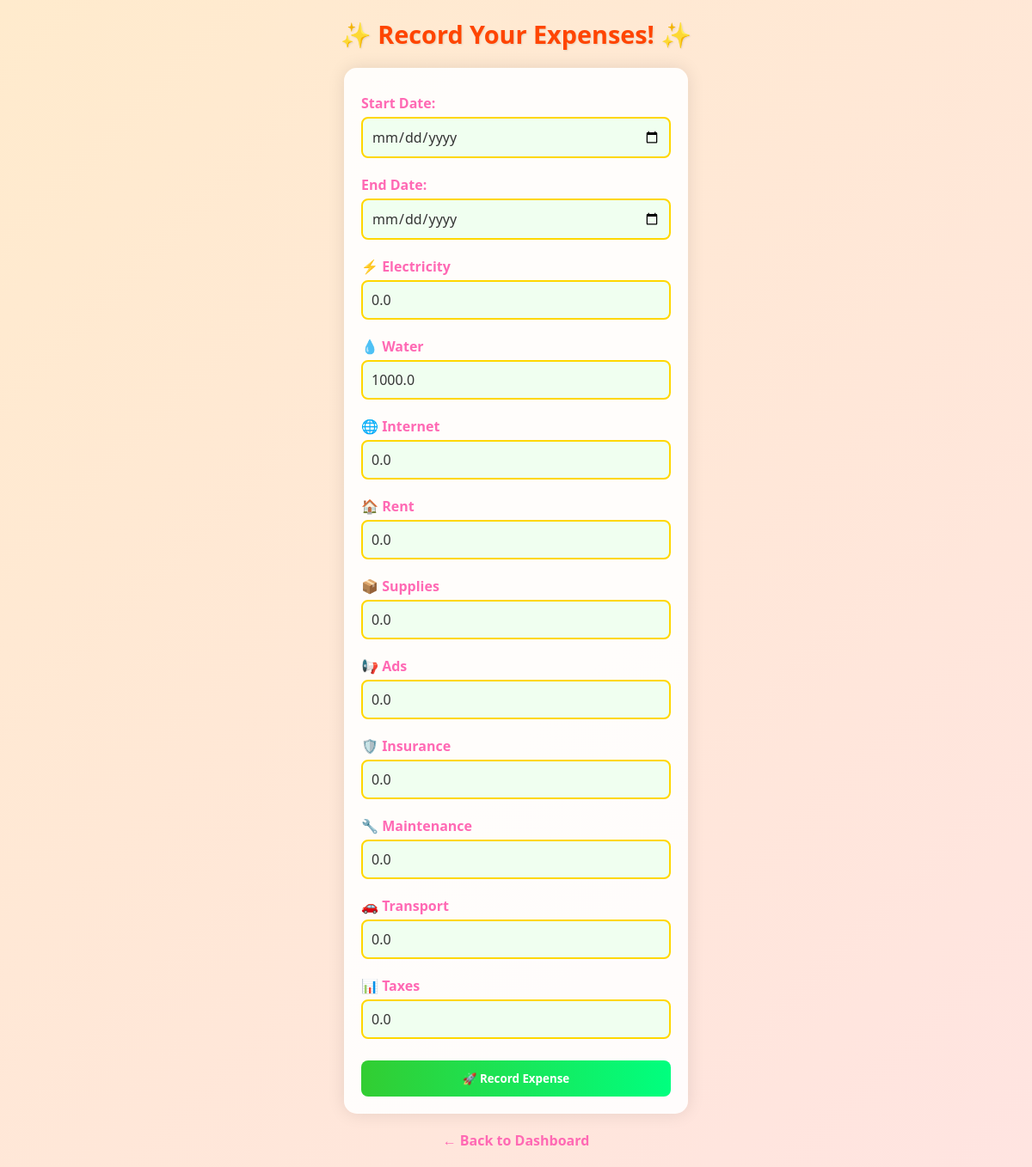
Before: /edit_expense/1 with the older database file.
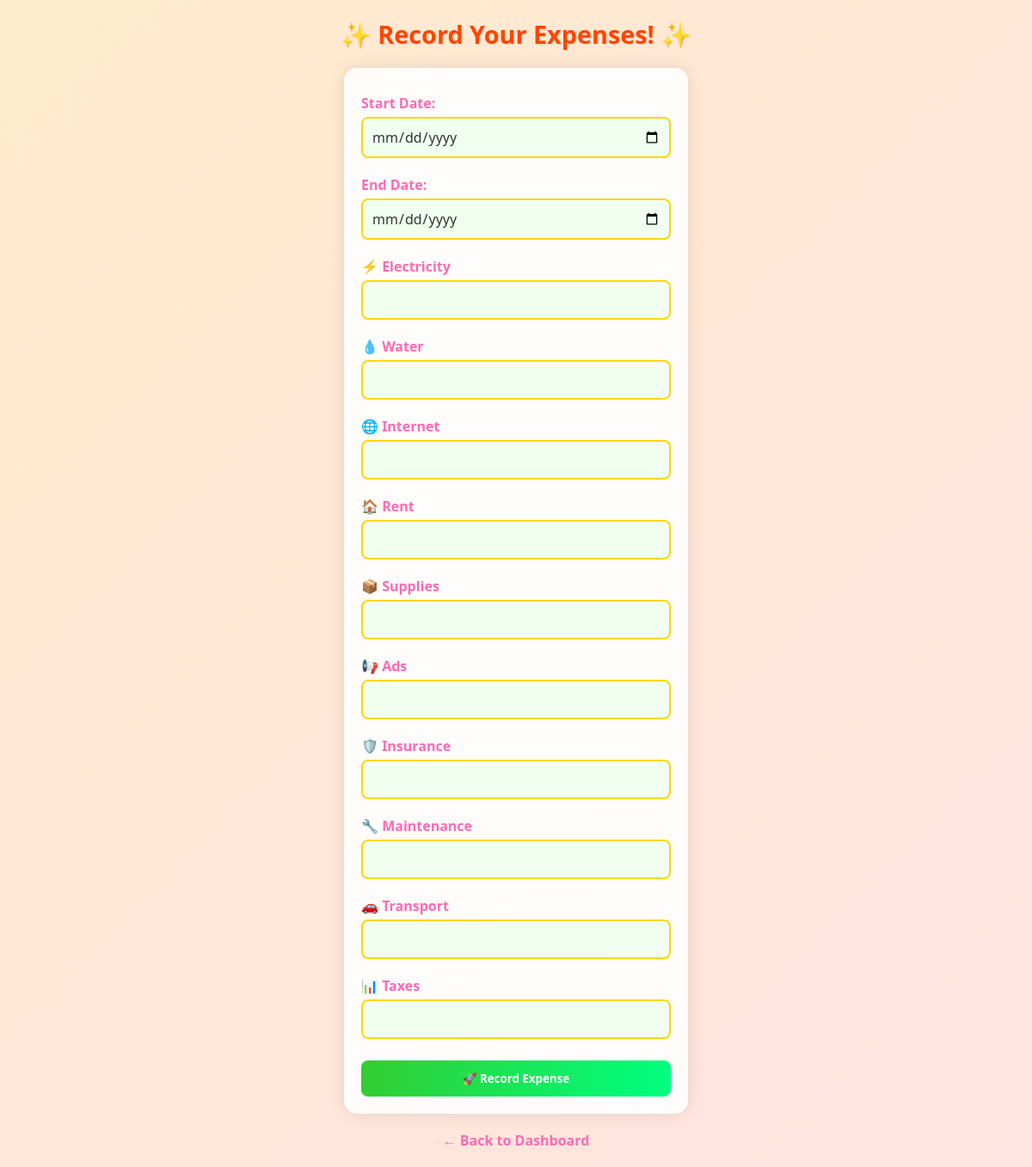
After: the same page with the newer database file.
### tables this page shows
CREATE TABLE expenses (
        id INTEGER PRIMARY KEY AUTOINCREMENT,
            start_date TEXT,
            end_date TEXT,
            salaries REAL,
            cost_of_good REAL,
            electricity REAL,
            water REAL,
            internet REAL,
            rent REAL,
            supplies REAL,
            ads REAL,
            insuarance REAL,
            maintanance REAL,
            transport REAL,
            taxes REAL,
            total_expenses REAL
      );

### app.py (the view, shortened to what this page needs)
@app.route('/edit_expense/<int:id>', methods=['POST', 'GET'])
def edit_expense(id):
    conn = sqlite3.connect('furniture.db')
    c = conn.cursor()
    c.execute('SELECT * FROM expenses WHERE id = ?', (id,))
    expense = c.fetchone()
    conn.close()
    return render_template('record_expense.html', expense=expense)

### templates/record_expense.html (shortened to what this page needs)
<!DOCTYPE html>
<html lang="en">
<head>
</head>
<body>
    <h2>✨ Record Your Expenses! ✨</h2>
    <form method="POST" action="{{ form_action }}">
        <label for="start_date">Start Date:</label>
        <input type="date" name="start_date" required>
        <label for="end_date">End Date:</label>
        <input type="date" name="end_date" required>
        <label for="electricity">⚡️ Electricity</label>
        <input type="number" name="electricity" id="electricity" value="{{ expense[4] if expense else '' }}" >
        <label for="water">💧 Water</label>
        <input type="number" name="water" id="water" value="{{ expense[5] if expense else '' }}" >
        <label for="internet">🌐 Internet</label>
        <input type="number" name="internet" id="internet" value="{{ expense[6] if expense else '' }}" >
        <label for="rent">🏠 Rent</label>
        <input type="number" name="rent" id="rent" value="{{ expense[7] if expense else '' }}" >
        <label for="supplies">📦 Supplies</label>
        <input type="number" name="supplies" id="supplies" value="{{ expense[8] if expense else '' }}" >
        <label for="ads">📢 Ads</label>
        <input type="number" name="ads" id="ads" value="{{ expense[9] if expense else '' }}">
        <label for="insuarance">🛡️ Insurance</label>
        <input type="number" name="insuarance" id="insuarance" value="{{ expense[10] if expense else '' }}" >
        <label for="maintanance">🔧 Maintenance</label>
        <input type="number" name="maintanance" id="maintanance" value="{{ expense[11] if expense else '' }}" >
        <label for="transport">🚗 Transport</label>
        <input type="number" name="transport" id="transport" value="{{ expense[12] if expense else '' }}" >
        <label for="taxes">📊 Taxes</label>
        <input type="number" name="taxes" id="taxes" value="{{ expense[13] if expense else '' }}" >
        <button type="submit">🚀 Record Expense</button>
    </form>
    <a href="/accounting">← Back to Dashboard</a>
</body>
</html>

Changed rows visible on the page:
removed expenses: electricity "0.0", water "1000.0", internet "0.0", rent "0.0", supplies "0.0", ads "0.0", insuarance "0.0", maintanance "0.0", transport "0.0", taxes "0.0"
